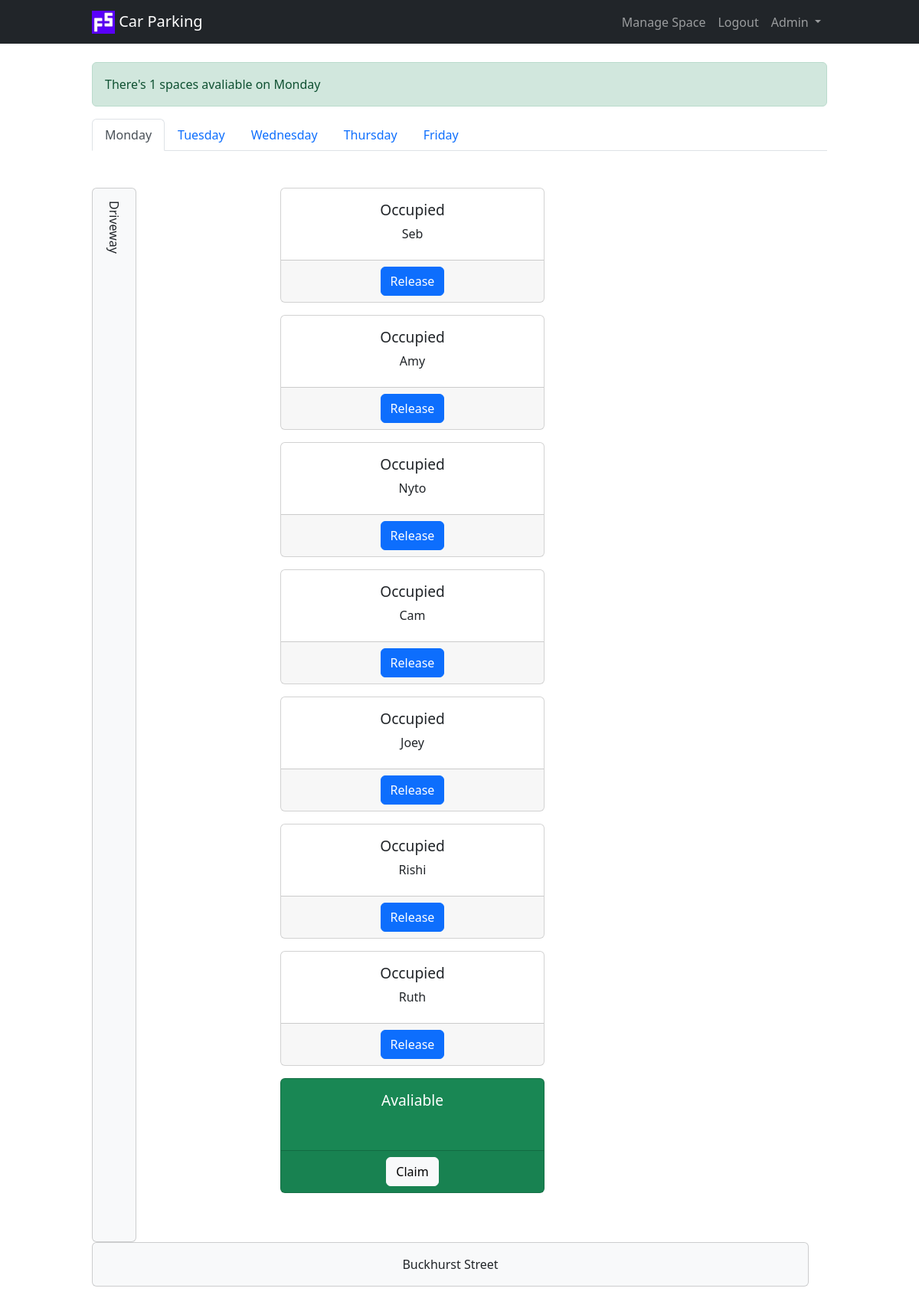
The page / (signed in) on the database its author committed.
### server.py (models this page shows)
class ParkingSpace(db.Model):
    __tablename__ = "parking_spaces"
    id = db.Column(db.Integer, primary_key=True)
    monday = db.Column(db.String(250), nullable=False)
    tuesday = db.Column(db.String(250), nullable=False)
    wednesday = db.Column(db.String(250), nullable=False)
    thursday = db.Column(db.String(250), nullable=False)
    friday = db.Column(db.String(250), nullable=False)
    user_id = db.Column(db.Integer, db.ForeignKey("users.id"))
    user = relationship("User", back_populates="parking_spaces")

### server.py (the view)
@app.route("/")
@member_only
def home():
    if request.args.get("day"):
        current_day = request.args.get("day")
    elif datetime.today().weekday() < 5:
        current_day = datetime.today().strftime('%A').lower()
    else:
        current_day = days[0]
    users = User.query.all()
    spaces = ParkingSpace.query.all()
    num_spaces = len(spaces)
    filter = {current_day:""}
    free_spaces = len(ParkingSpace.query.filter_by(**filter).all())
    if free_spaces > 0:
        flash(f"There's {free_spaces} spaces avaliable on { current_day.capitalize()}", "success")
    else:
        flash(f"There's currently no spaces avaliable on { current_day.capitalize()}", "warning")
    return render_template("index.html", spaces=spaces, users=users, days=days, current_day=current_day, num_spaces=num_spaces)

### server.py (called while the page is built)
@login_manager.user_loader
def load_user(user_id):
    return User.query.get(int(user_id))

def member_only(func):
    @wraps(func)
    def wrapper(*args, **kwargs):
        if current_user.is_authenticated:
            return func(*args, **kwargs)
        else:
            flash("You need to login to book.", "warning")
            return redirect(url_for("login"))
    return wrapper

### templates/index.html (shortened to what this page needs)
{% extends "base.html" %}
{% block content %}
<ul class="nav nav-tabs mb-5 mt-3">
    {% for day in days %}
    {% if day == current_day %}
    <li class="nav-item">
        <a class="nav-link active" aria-current="page" href="{{ url_for('home', day=day) }}">{{ day.capitalize() }}</a>
    </li>
    {% else %}
    <li class="nav-item">
        <a class="nav-link" href="{{ url_for('home', day=day) }}">{{ day.capitalize() }}</a>
    </li>
    {% endif %}
    {% endfor %}
</ul>
<div class="row mb-5">
    <div class="col-3 d-xxl-none d-flex align-items-stretch">
        <div class="card bg-light">
            <div class="card-body mobile-driveway-text">
                Driveway
            </div>
        </div>
    </div>
    <div class="col-9 col-lg-6 col-xxl-12">
        <div class="row mb-5">
            {% for space in spaces %}
            <div class="col-9 col-xxl text-center col-spaces">
                {% if space[current_day] == "" %}
                <div class="card spaces text-bg-success mb-3">
                    {% else %}
                    <div class="card spaces mb-3">
                        {% endif %}
                        <div class="card-body">
                            {% if space[current_day] == "" %}
                            <h5 class="card-title text-wrap">Avaliable</h5>
                            {% else %}
                            <h5 class="card-title text-wrap">Occupied</h5>
                            {% endif %}
                            <p class="card-text text-wrap">{{ space[current_day] }}</p>
                        </div>
                        <div class="card-footer text-center">
                            {% if space[current_day] != "" %}
                                {% if current_user.name == space[current_day] %}
                                <a href="{{ url_for('release_space', id=space.id, day=current_day) }}"
                                class="btn btn-primary">Release</a>
                                {% elif current_user.is_admin %}
                                <a href="{{ url_for('release_space', id=space.id, day=current_day) }}"
                                class="btn btn-primary">Release</a>
                                {% else %}
                                <a href="{{ url_for('release_space', id=space.id, day=current_day) }}"
                                class="btn btn-primary disabled">Release</a>
                                {% endif %}
                            {% else %}
                                <a href="{{ url_for('claim_space', id=space.id, day=current_day) }}" class="btn btn-light">Claim</a>
                            {% endif %}
                        </div>
                    </div>
                </div>
                {% endfor %}
            </div>
        </div>
        <div class="row mb-5 text-center d-xxl-none">
            <div class="col">
                <div class="card bg-light">
                    <div class="card-body">
                        Buckhurst Street
                    </div>
                </div>
            </div>
        </div>
    </div>
    {% endblock %}

### static/css/styles.css (style rules this page uses)
.card.spaces { height:150px; }
.card-title { font-size: 1.2rem; }
.mobile-driveway-text { writing-mode: vertical-lr; }

### rows shown on the page
ParkingSpace: shows "Occupied", monday "Seb"
ParkingSpace: shows "Occupied", monday "Amy"
ParkingSpace: shows "Occupied", monday "Nyto"
ParkingSpace: shows "Occupied", monday "Cam"
ParkingSpace: shows "Occupied", monday "Joey"
ParkingSpace: shows "Occupied", monday "Rishi"
ParkingSpace: shows "Occupied", monday "Ruth"
ParkingSpace: monday "Avaliable"

### other values the page prints
{{ message }} "There's 1 spaces avaliable on Monday"
{{ day.capitalize() }} "Monday"
{{ day.capitalize() }} "Tuesday" "Wednesday" "Thursday" "Friday"
